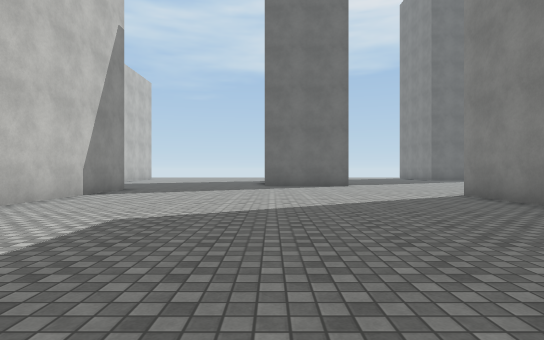
[1] (above)

24 first-person views from a walk through a Unity game level. The camera is 1.2 m above the floor, looks level and sees 80° across. The floor is counted in squares, 2 m on a side. Each view is taken from the middle of a square. On the plan, view 1 faces up. The plan holds only what a view shows up to about 10 squares ahead; the rest is blank. The place goes on beyond the plan. Surface patterns are stand-ins for the level's own textures.

[2]
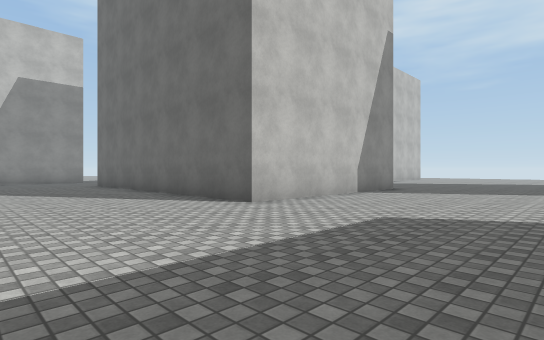

[3]
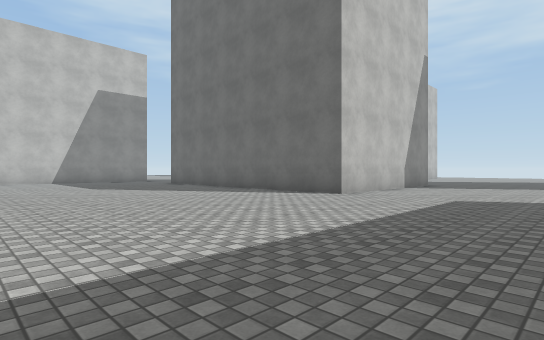

[4]
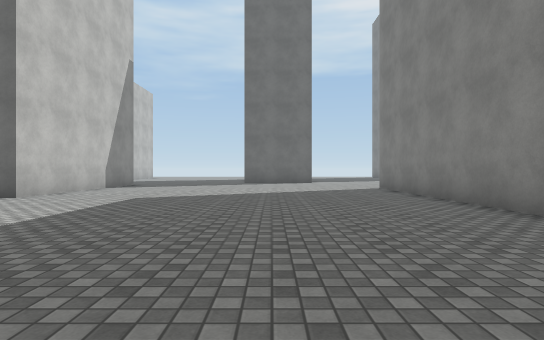

[5]
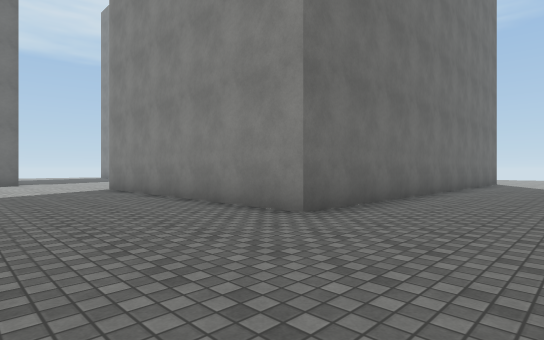

[6]
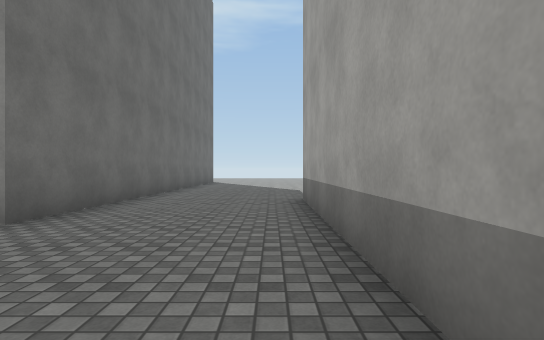

[7]
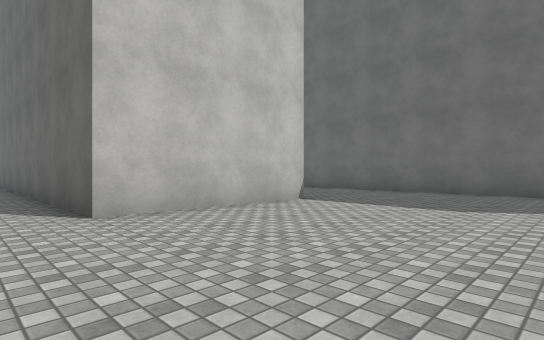

[8]
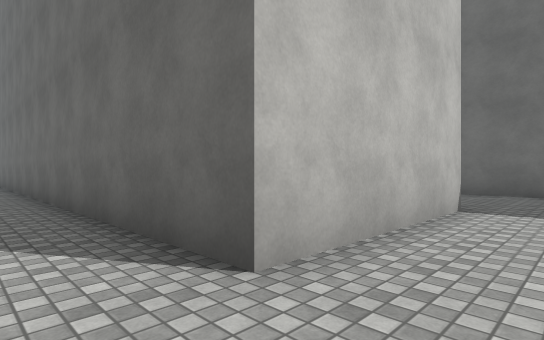

[9]
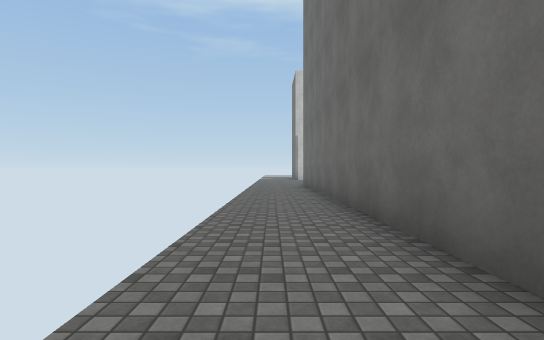

[10]
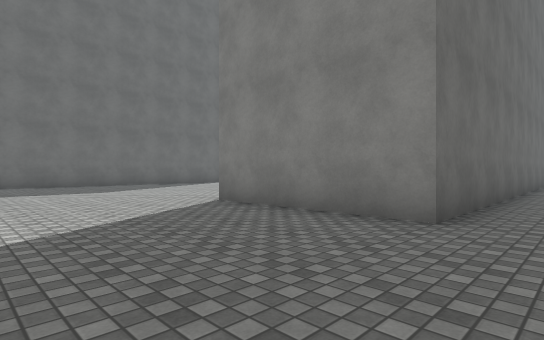

[11]
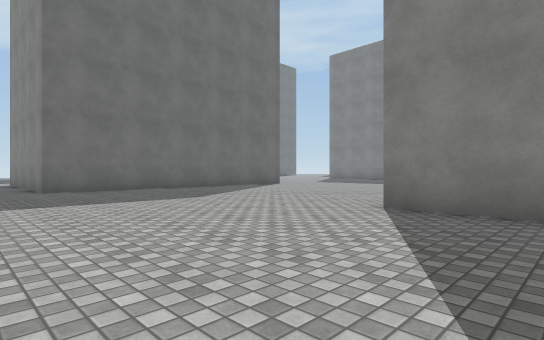

[12]
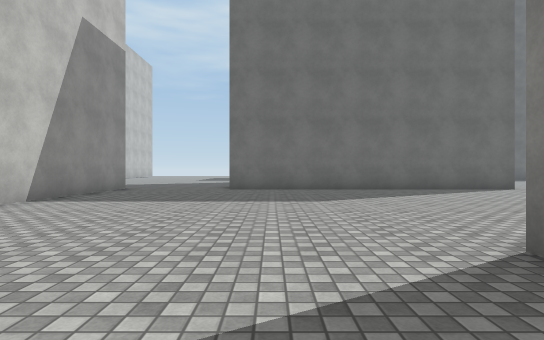

[13]
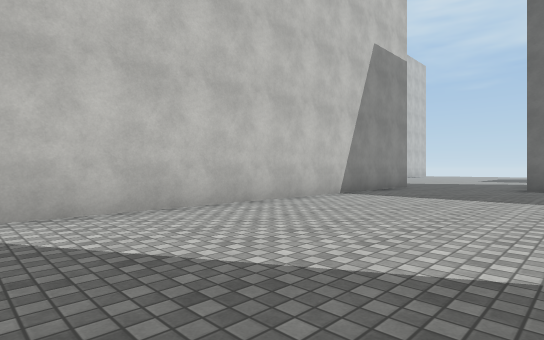

[14]
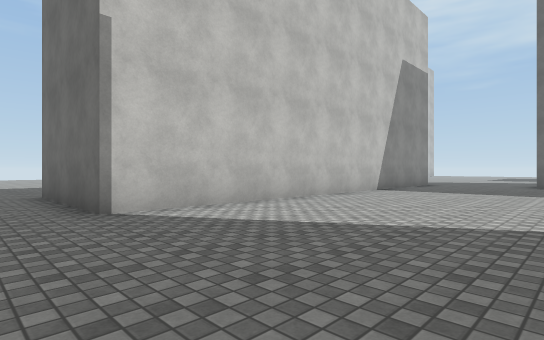

[15]
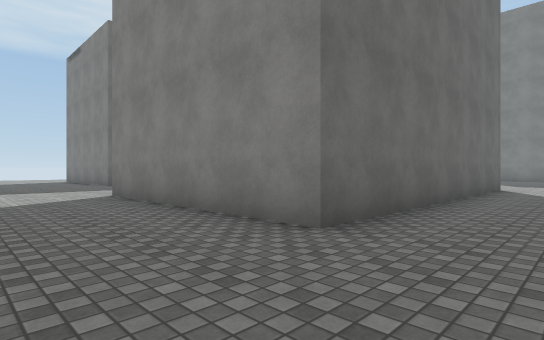

[16]
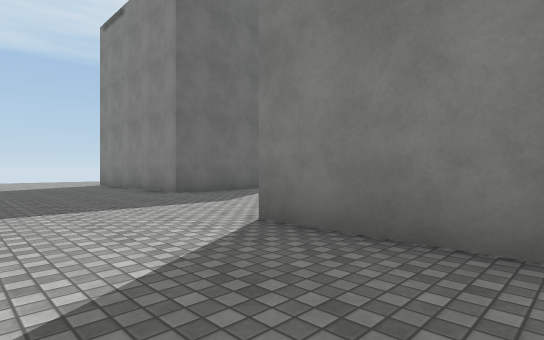

[17]
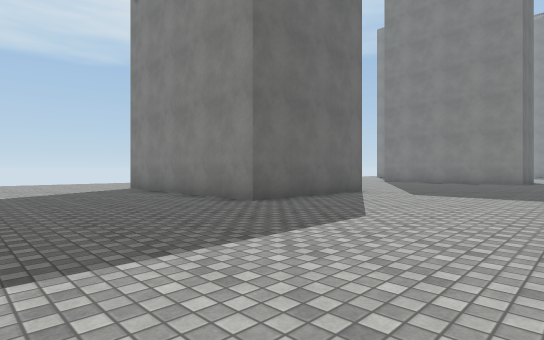

[18]
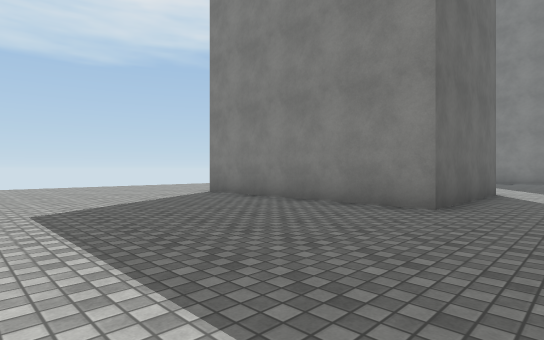

[19]
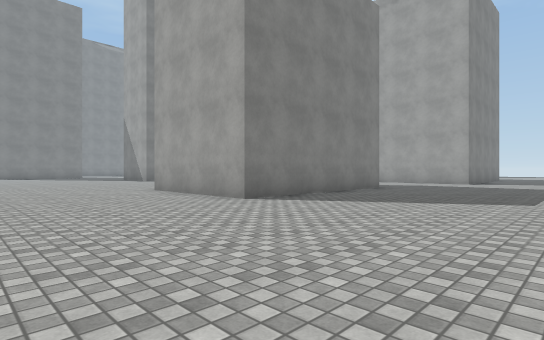

[20]
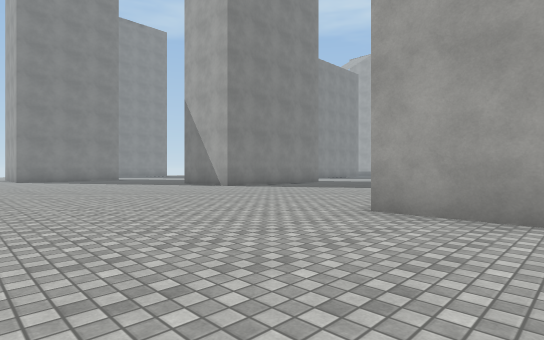

[21]
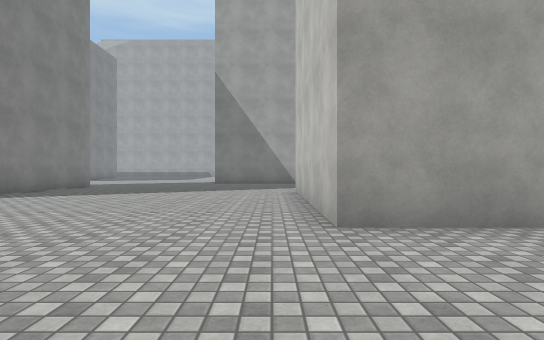

[22]
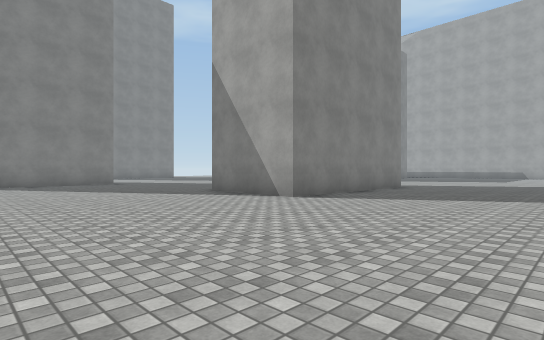

[23]
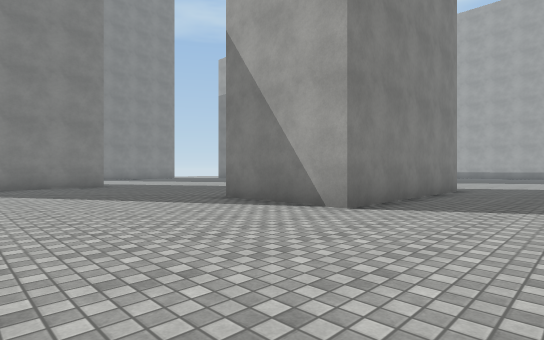

[24]
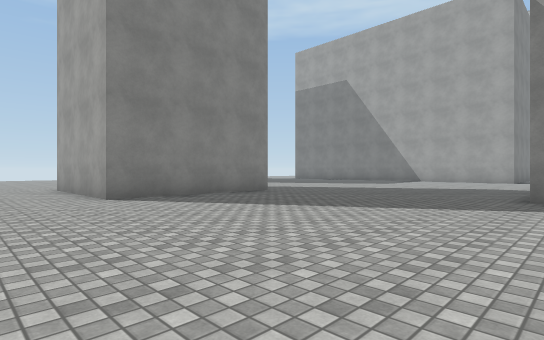

### Floor plan
Points are (right, up) in squares from view 1. A wall is a line through its corners. A room is listed if a view was taken in it or the views show most of it. See-through windows are left out.
Room 1 (views 1, 2, 3, 4, 5, 6, 7, 8, 9, 10, 11, 12, 13, 14, 15, 16, 17, 18, 19, 20, 21, 22, 23, 24)
walls: (-4.5, 10) (-4.5, 4) (-13.3, 4) (-13.3, 10); (-0.3, 12) (-0.3, 17.6) (2.9, 17.6); (-7.7, 14.7) (-11.8, 14.7) (-11.8, 20.6) (-7.7, 20.6) (-7.7, 14.7); (1.8, -3.6) (7.6, -3.6) (7.6, -7.7) (-10.1, -7.7) (-10.1, -3.6); (-16.7, 4) (-16.7, -7.6) (-17.5, -7.6); (9, 18.1) (9, 22.7) (12.5, 22.7); (12.2, -0.1) (4.5, -0.1) (4.5, 7.8)

Positions as (right, up) in squares from view 1, and headings:
1: (0, 0), facing up
2: (0, 0), facing up-left
3: (0, -3), facing up-left
4: (1, -3), facing up
5: (1, -3), facing up-right
6: (1, -3), facing right
7: (12, -9), facing up-left
8: (9, -9), facing up-left
9: (3, -9), facing left
10: (-14, -9), facing up-right
11: (-15, -6), facing up-right
12: (-12, -6), facing up
13: (-12, -7), facing up-left
14: (-12, -9), facing up-left
15: (-16, 2), facing up-right
16: (-16, 7), facing up-right
17: (-16, 10), facing up-right
18: (-17, 13), facing up-right
19: (-17, 25), facing down-right
20: (-10, 25), facing down-right
21: (-7, 24), facing down
22: (-5, 23), facing down-right
23: (-3, 22), facing down-right
24: (2, 25), facing down-right
